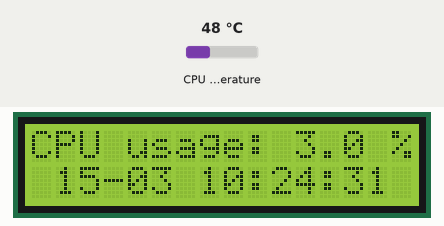
Recording of a program running on a simulated Raspberry Pi (BCM pin numbers). On the bench: 16×2 character LCD. Inputs (shaded band) come from the test bench; at power-on: CPU temperature 48 °C. The clock reads 2024-03-15 10:24:30 at power-on unless the program sets it; system figures (address, load, memory, disk, uptime) are fixed made-up values.

Above: at 1.1 s.
At 3.2 s:
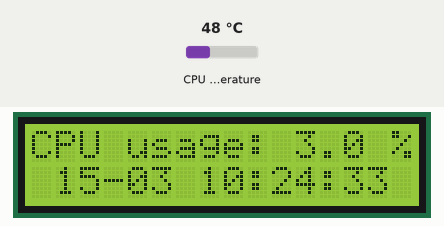
At 7.2 s:
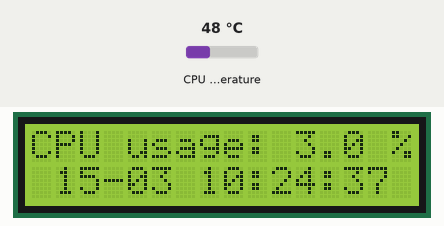
At 17.7 s:
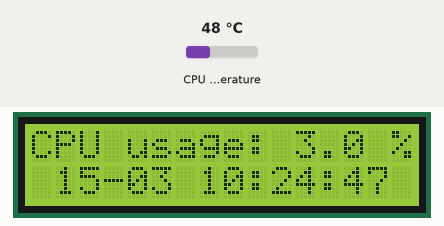
At 23.8 s:
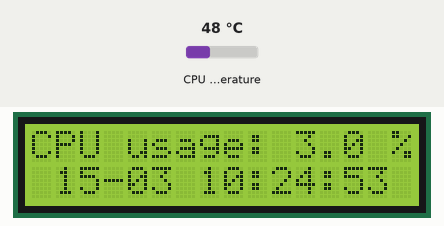
At 32.2 s:
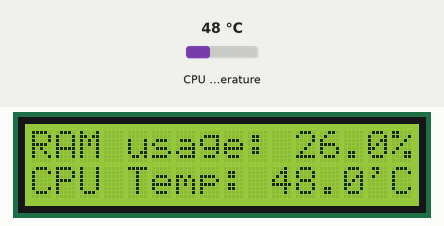

Measured:
- what the display in image 0 shows lasts 2.0 s, from 1.1 s to 3.1 s

The program:

display.py
```python
import os
import time
import psutil
import socket
import Adafruit_CharLCD as LCD
from datetime import datetime

#Display info
lcd_rs = 25
lcd_en = 24
lcd_d4 = 23
lcd_d5 = 17
lcd_d6 = 18
lcd_d7 = 22
lcd_backlight = 4


lcd_columns = 16
lcd_rows = 2

lcd = LCD.Adafruit_CharLCD(lcd_rs, lcd_en, lcd_d4, lcd_d5, lcd_d6, lcd_d7, lcd_columns, lcd_rows)

def measure_temp():
	temp = os.popen("vcgencmd measure_temp").readline()
	return (temp.replace("temp=",""))

while True:
	#CPU usage + temp
	ora=time.time()
	fine=ora+10.0
	while(time.time()<=fine):
		CPU_usage = psutil.cpu_percent (interval=1)
		CPU_show = str(CPU_usage)
		lcd.clear()
		lcd.home()
		lcd.message('CPU usage: ')
		lcd.message(CPU_show)
		lcd.set_cursor(15, 0)
		lcd.message('%')
		lcd.set_cursor(1, 1)
		lcd.message("{}".format(time.strftime("%d-%m %H:%M:%S")))
		time.sleep(1.0)
	#RAM usage + temp
	ora=0
	fine=0
	ora=time.time()
	fine=ora+6
	while(time.time()<=fine):
		RAM_usage = psutil.virtual_memory()[2]
		RAM_show = str(RAM_usage)
		lcd.clear()
		lcd.home()
		lcd.message('RAM usage: ')
		lcd.message(RAM_show)
		lcd.set_cursor(15, 0)
		lcd.message('%')
		lcd.set_cursor(0, 1)
		lcd.message('CPU Temp: ')
		lcd.message(measure_temp())
		time.sleep(1.0)
```
